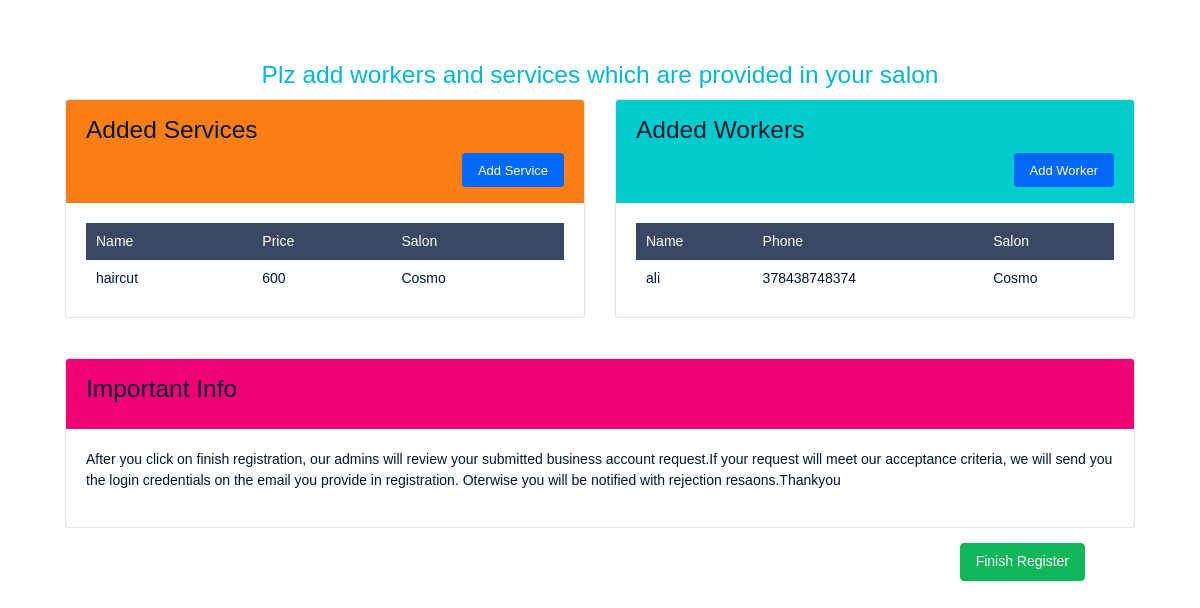
The page /workers&serivices/11 on the database as committed earlier.
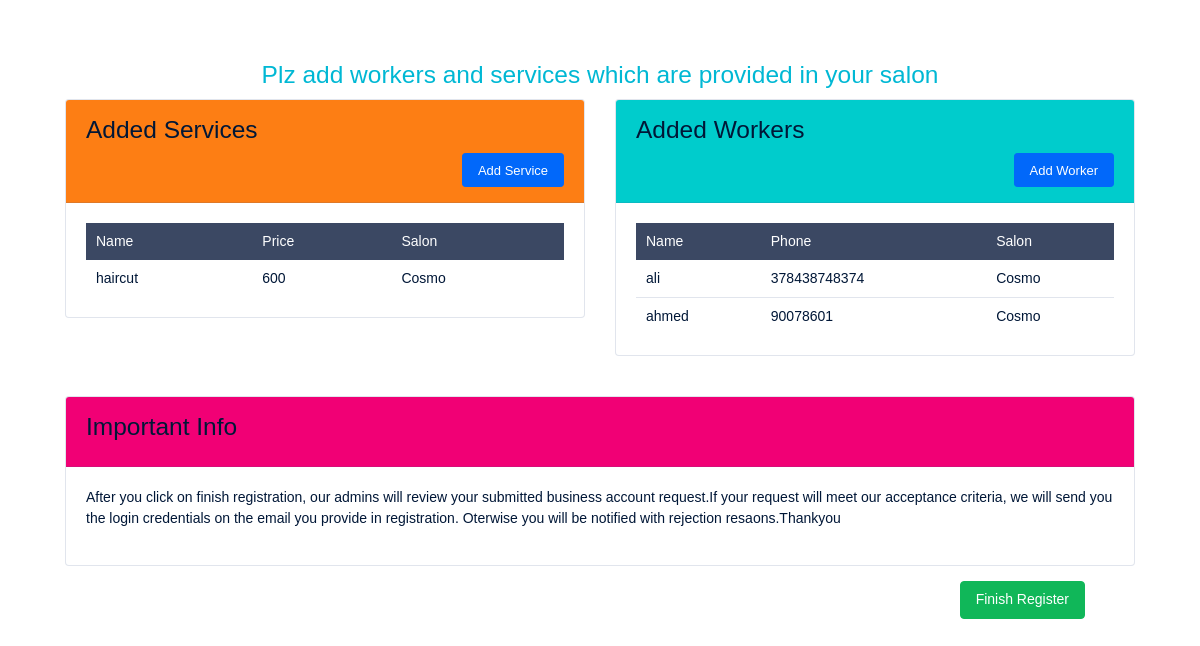
The same page on the database as committed later.
### salons/models.py (models this page shows, shortened)
class Service(models.Model):
    salon = models.ForeignKey(Salon,null=True,blank=True,on_delete=models.CASCADE)
    service_name = models.CharField(max_length=200,null=True)
    price = models.IntegerField(null=True)
    discount = models.IntegerField(null=True,blank=True)

class Salon(models.Model):
    HOME = 'home service'
    SHOP = 'shop'
    BOTH = 'both'
    PENDING ='pending'
    APPROVED = 'approved'
    service_category =[
        (HOME,'Home Service'),
        (SHOP,'Shop'),
        (BOTH,'Both')
    ]
    status_choices =[
        (PENDING,'Pending'),
        (APPROVED,'Approved')
    ]
    user = models.OneToOneField(User,null=True,on_delete=models.CASCADE)
    shop_name = models.CharField(max_length=200,null=True)
    phone = models.CharField(max_length=200, null=True)
    email = models.CharField(max_length=200, null=True)
    no_of_workers = models.IntegerField(null=True)
    serivice_type = models.CharField(max_length=100,null=True,choices=service_category)
    address = models.CharField(null=True,max_length=100,blank=True)
    status = models.CharField(max_length=100,null=True,choices=status_choices)
    thumbnail = models.ImageField(upload_to='SalonImages/',null=True,blank=True)
    def __str__(self):
        return self.shop_name

class SalonWorker(models.Model):
    BUSY = 'busy'
    AVAILABLE = 'available'
    worker_choices =[
        (BUSY,'busy'),
        (AVAILABLE,'available'),
    ]
    salon = models.ForeignKey(Salon,null=True,blank=True,on_delete=models.CASCADE)
    worker_name = models.CharField(max_length=200,null=True)
    worker_contact = models.IntegerField(null=True)
    worker_status = models.CharField(max_length=200,null=True,choices=worker_choices)

### salons/views.py (the view)
# urls.py: path('workers&serivices/<int:id>', views.workers_services, name='all_sw'),
def workers_services(request,id):
    salon = Salon.objects.get(id=id)
    all_workers = SalonWorker.objects.filter(salon=salon)
    all_services = Service.objects.filter(salon=salon)
    context={'all_workers':all_workers,'s_id':id,'all_services':all_services}
    return render(request,'pages/workers_serivces.html',context)

### salons/templates/pages/workers_serivces.html (shortened to what this page needs)
{% load static %} {% load crispy_forms_tags %}
<!DOCTYPE html>
<html lang="en">
  <head>
    <link
      href="{% static '/lib/@fortawesome/fontawesome-free/css/all.min.css' %}"
      rel="stylesheet"
    />
    <link
      href="{% static '/lib/ionicons/css/ionicons.min.css' %}"
      rel="stylesheet"
    />
    <link rel="stylesheet" href="{% static '/css/dashforge.css' %}" />
    <link rel="stylesheet" href="{% static '/css/dashforge.auth.css' %}" />
  </head>
  <body>
    <div class="container col-lg-11 mg-t-60">
      <div class="tx-center" >
        <h3 class="tx-info">Plz add workers and services which are provided in your salon</h3>
      </div>
      <div class="row">
       <div class="col-lg-6">
      <div class="card">
        <div class="card-header bg-orange">
          <h3>Added Services</h3>
          <div class="float-right">
            <a
              class="btn btn-primary btn-sm"
              href="{% url 'service_register_page' s_id %}"
              >Add Service</a
            >
          </div>
        </div>
        <div class="card-body">
          <div class="table-responsive">
            <table class="table table-hover mg-b-0">
              <thead class="thead-dark">
                <tr>
                  <th>Name</th>
                  <th>Price</th>
                  <th>Salon</th>
                </tr>
              </thead>
              <tbody>
                {% for s in all_services %}
                <tr>
                  <td class="tx-14">{{s.service_name}}</td>
                  <td class="tx-14">{{s.price}}</td>
                  <td class="tx-14">{{s.salon}}</td>
                </tr>
                {% endfor %}
              </tbody>
            </table>
          </div>
        </div>
      </div>
    </div>
    <div class="col-lg-6">
      <div class="card">
        <div class="card-header bg-teal">
          <h3>Added Workers</h3>
          <div class="float-right">
            <a
              class="btn btn-primary btn-sm"
              href="{% url 'worker_register_page' s_id %}"
              >Add Worker</a
            >
          </div>
        </div>
        <div class="card-body">
          <div class="table-responsive">
            <table class="table table-hover mg-b-0">
              <thead class="thead-dark">
                <tr>
                  <th>Name</th>
                  <th>Phone</th>
                  <th>Salon</th>
                </tr>
              </thead>
              <tbody>
                {% for w in all_workers %}
                <tr>
                  <td class="tx-14">{{w.worker_name}}</td>
                  <td class="tx-14">{{w.worker_contact}}</td>
                  <td class="tx-14">{{w.salon}}</td>
                </tr>
                {% endfor %}
              </tbody>
            </table>
          </div>
        </div>
      </div>
    </div>
    </div>
  </div>
    <div class="container col-lg-11 mg-t-40">
      <div class="card mg-t-15">
        <div class="card-header bg-pink">
          <h3>Important Info</h3>
        </div>
        <div class="card-body">
          <p>
            After you click on finish registration, our admins will review your
            submitted business account request.If your request will meet our
            acceptance criteria, we will send you the login credentials on the
            email you provide in registration. Oterwise you will be notified
            with rejection resaons.Thankyou
          </p>
        </div>
      </div>
      </div>
    <div class="col-lg-11 mg-t-15">
    <div class="float-right">
      <a class="btn btn-success" href="{% url 'temp'%}"
        >Finish Register</a
      >
    </div>
  </div>
  </body>
</html>

Rows that differ between the two databases and show on the page:
added SalonWorker: worker_name "ahmed", worker_contact "90078601", salon "Cosmo"
